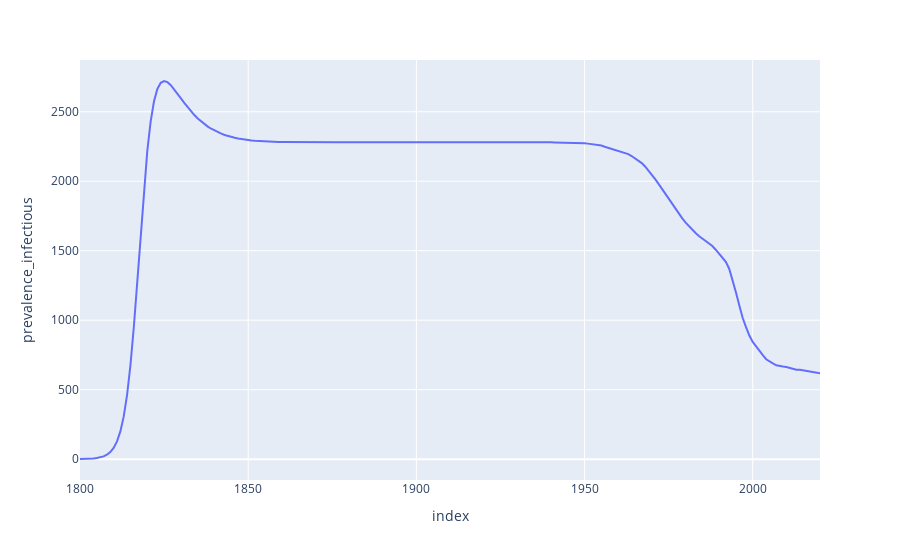

Notebook cell for this chart:
### Code cell
prev_plot = px.line(
    derived_df_0,
    x=derived_df_0.index,
    y="prevalence_infectious",
)
prev_plot.show()
# prev_plot.write_image(str(SUPPLEMENT_PATH) + "/prevalance.jpg")

### Figure 1 — Plotly figure (JSON) as saved in the notebook; plotly's stock layout.template omitted (floating-point values rounded to 4 significant figures; data arrays with more than 128 entries replaced by an {"elided": "..."} marker saying what was removed)
{"data": [{"hovertemplate": "index=%{x}<br>prevalence_infectious=%{y}<extra></extra>", "legendgroup": "", "line": {"color": "#636efa", "dash": "solid"}, "marker": {"symbol": "circle"}, "mode": "lines", "name": "", "orientation": "v", "showlegend": false, "type": "scatter", "x": {"elided": "221 int values"}, "xaxis": "x", "y": {"elided": "221 float values"}, "yaxis": "y"}], "layout": {"legend": {"tracegroupgap": 0}, "margin": {"t": 60}, "xaxis": {"anchor": "y", "domain": [0, 1], "title": {"text": "index"}}, "yaxis": {"anchor": "x", "domain": [0, 1], "title": {"text": "prevalence_infectious"}}}}
